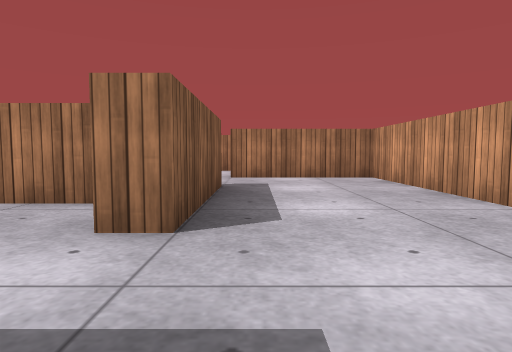
[1] (above)

16 first-person views from a walk through a scene from a Unity 3-D project. The camera is 0.51 m above the floor, tilts 4° down and sees 75° across. The floor is counted in squares, 1 m on a side. Each view is taken from the middle of a square. On the plan, view 1 faces up. The plan holds only what a view shows up to about 9 squares ahead; the rest is blank. Surface patterns are stand-ins for the level's own textures.

[2]
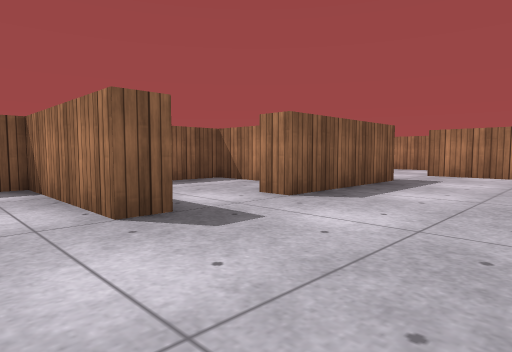

[3]
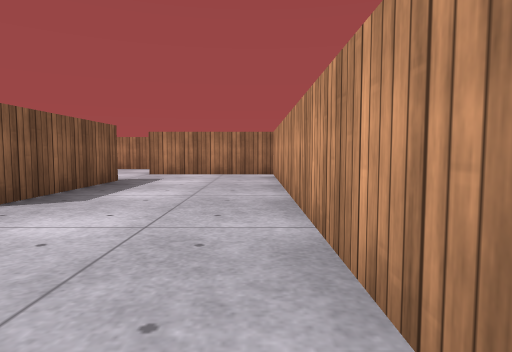

[4]
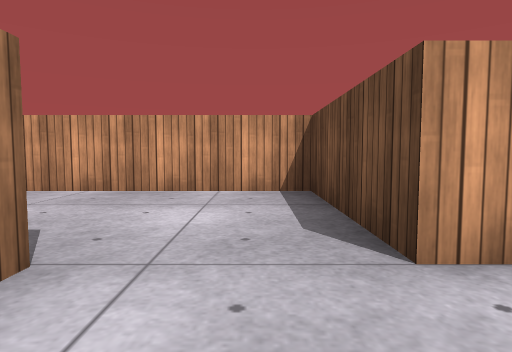

[5]
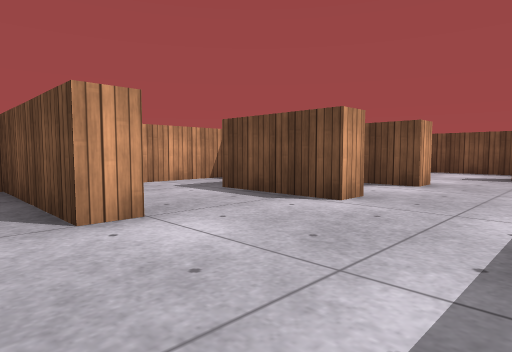

[6]
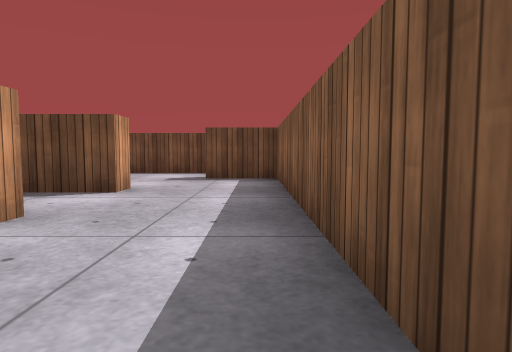

[7]
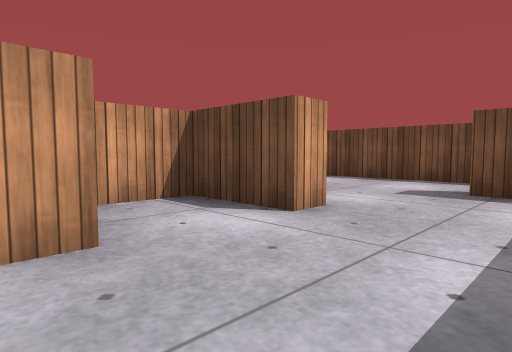

[8]
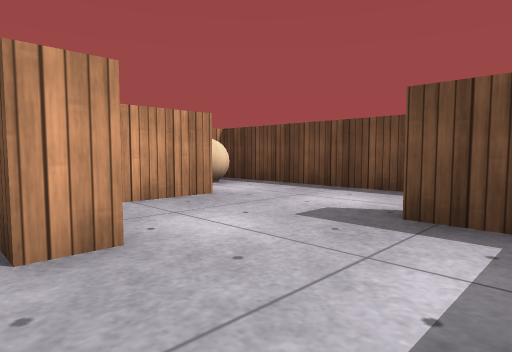

[9]
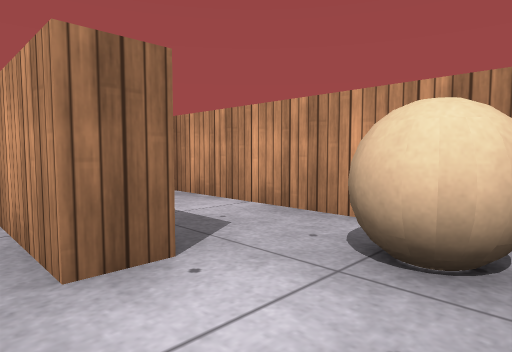

[10]
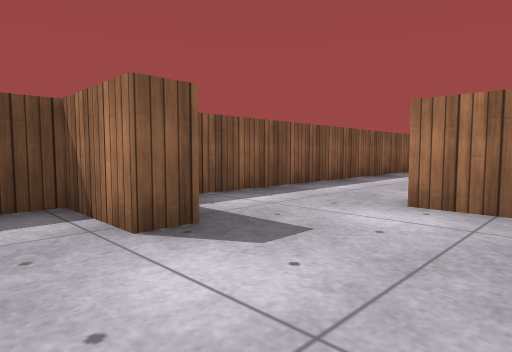

[11]
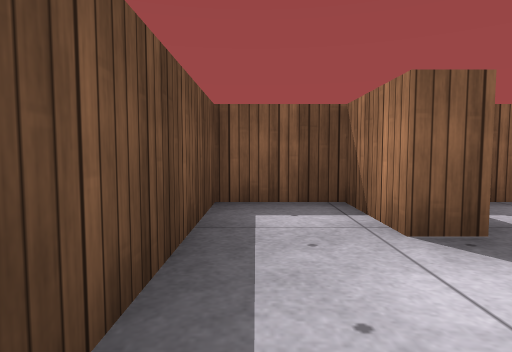

[12]
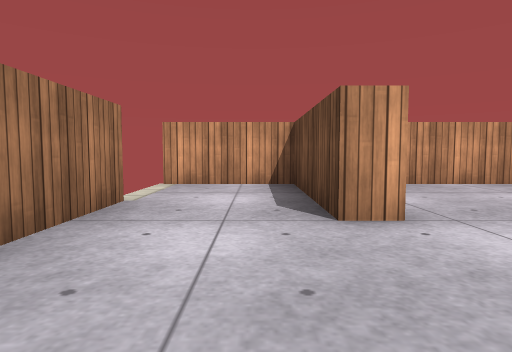

[13]
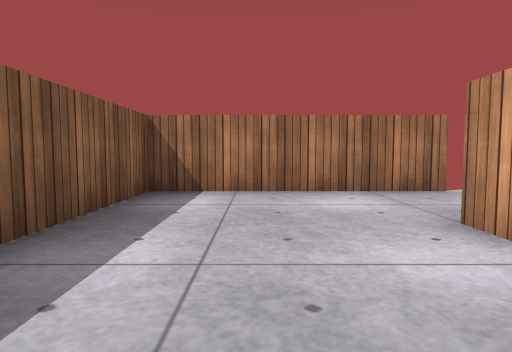

[14]
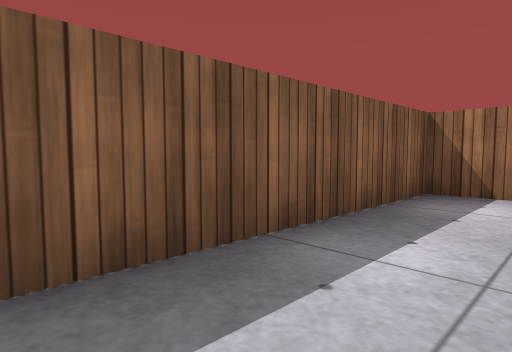

[15]
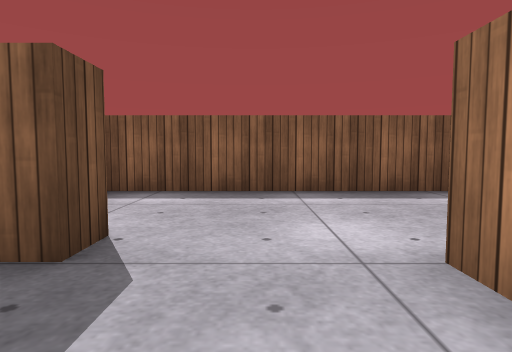

[16]
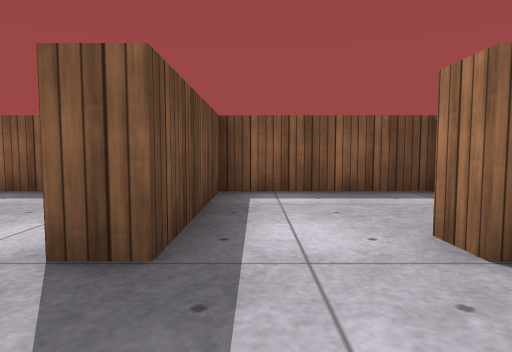

### Floor plan
Points are (right, up) in squares from view 1. A wall is a line through its corners. A room is listed if a view was taken in it or the views show most of it. See-through windows are left out.
Room 1 (views 1, 2, 3, 15, 16)
walls: (-1.6, 3.3) (-3.4, 3.3) (-3.4, 0.5) (-0.5, 0.5) (-0.5, 0) (-1.5, 0); (-0.5, 5.1) (-0.5, 2.1) (-1.1, 2.1); (-0.5, -1.7) (2.4, -1.7) (2.4, 6.9) (-0.5, 6.9)
ways out: opening at (-1, -1) to room 2; opening at (0, 6) to room 5
Room 2 (views 4, 5, 6)
walls: (-0.5, -2.2) (-0.5, -1.7); (-1.5, 0) (-3.4, 0) (-3.4, -3.4)
ways out: opening at (-1, -1) to room 1; opening at (-2.5, -4) to room 3; opening at (0.5, -3) to room 6
Room 3 (views 7, 8)
walls: (-1.2, -4.8) (-1.2, -4.2); (-1.2, -6.8) (-1.2, -6.3) (0.4, -6.3) (0.4, -5.1); (-3.4, -3.4) (-3.4, -7.6)
ways out: opening at (-2.5, -4) to room 2; opening at (-2.5, -7) to room 4
Room 4 (views 9, 10, 11)
walls: (0.9, -8.6) (0.4, -8.6) (0.4, -7.1); (-0.4, -6.8) (-1.2, -6.8); (-3.4, -7.6) (-3.4, -8.6) (-2, -8.6) (-2, -9.1) (-3.4, -9.1) (-3.4, -10.4) (2.5, -10.4); (2.4, -9.8) (2.4, -6)
ways out: opening at (-2.5, -7) to room 3
objects: ball (2, -10) to (2, -9)
Room 5 (views 12, 13, 14)
walls: (-0.5, 6.9) (-0.5, 7.4) (2.4, 7.4) (2.4, 9.6); (0.6, 9.4) (-3.4, 9.4) (-3.4, 4); (-1.1, 5.1) (-0.5, 5.1)
ways out: opening at (0, 6) to room 1
Room 6 (no view inside)
walls: (-1.2, -4.2) (0.9, -4.2); (2.4, -5.5) (2.4, -3.6)
ways out: opening at (0.5, -3) to room 2

Positions as (right, up) in squares from view 1, and headings:
1: (0, 0), facing up
2: (2, -1), facing up-left
3: (2, -1), facing up
4: (-2, -1), facing right
5: (-3, -1), facing down-right
6: (-3, -2), facing down
7: (-3, -4), facing down-right
8: (-3, -6), facing down-right
9: (0, -10), facing up-right
10: (0, -10), facing up-left
11: (0, -10), facing left
12: (-3, 8), facing right
13: (-2, 5), facing up
14: (-2, 5), facing up-left
15: (1, 6), facing left
16: (1, 1), facing left
